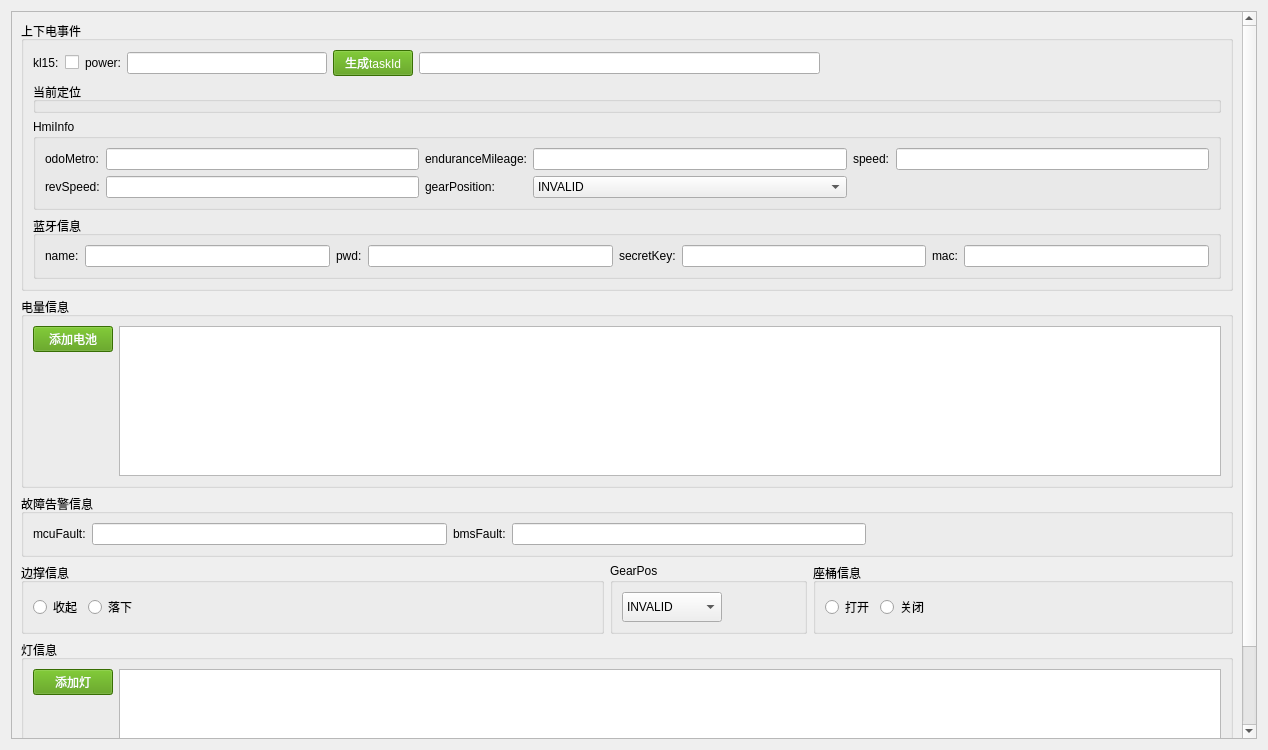
<?xml version="1.0" encoding="UTF-8"?>
<ui version="4.0">
 <class>EventForm</class>
 <widget class="QWidget" name="EventForm">
  <property name="geometry">
   <rect>
    <x>0</x>
    <y>0</y>
    <width>1268</width>
    <height>750</height>
   </rect>
  </property>
  <property name="minimumSize">
   <size>
    <width>0</width>
    <height>700</height>
   </size>
  </property>
  <property name="windowTitle">
   <string>Form</string>
  </property>
  <property name="styleSheet">
   <string notr="true">QPushButton#pushButton_addBattery,#pushButton_addLamp,#pushButton_taskId{
	background-color: rgb(78, 154, 6);
color:white;
}</string>
  </property>
  <layout class="QVBoxLayout" name="verticalLayout_3">
   <item>
    <widget class="QScrollArea" name="scrollArea">
     <property name="widgetResizable">
      <bool>true</bool>
     </property>
     <widget class="QWidget" name="scrollAreaWidgetContents">
      <property name="geometry">
       <rect>
        <x>0</x>
        <y>0</y>
        <width>1234</width>
        <height>870</height>
       </rect>
      </property>
      <layout class="QVBoxLayout" name="verticalLayout_6">
       <item>
        <widget class="QGroupBox" name="groupBox_engineOnOff">
         <property name="title">
          <string>上下电事件</string>
         </property>
         <layout class="QVBoxLayout" name="verticalLayout_4">
          <item>
           <layout class="QHBoxLayout" name="horizontalLayout_4">
            <item>
             <widget class="QLabel" name="label_17">
              <property name="text">
               <string>kl15:</string>
              </property>
             </widget>
            </item>
            <item>
             <widget class="QCheckBox" name="checkBox_kl15">
              <property name="text">
               <string/>
              </property>
             </widget>
            </item>
            <item>
             <widget class="QLabel" name="label_18">
              <property name="text">
               <string>power:</string>
              </property>
             </widget>
            </item>
            <item>
             <widget class="QLineEdit" name="lineEdit_power">
              <property name="minimumSize">
               <size>
                <width>200</width>
                <height>0</height>
               </size>
              </property>
              <property name="maximumSize">
               <size>
                <width>200</width>
                <height>16777215</height>
               </size>
              </property>
             </widget>
            </item>
            <item>
             <widget class="QPushButton" name="pushButton_taskId">
              <property name="text">
               <string>生成taskId</string>
              </property>
             </widget>
            </item>
            <item>
             <widget class="QLineEdit" name="lineEdit_taskId"/>
            </item>
            <item>
             <spacer name="horizontalSpacer_2">
              <property name="orientation">
               <enum>Qt::Horizontal</enum>
              </property>
              <property name="sizeHint" stdset="0">
               <size>
                <width>40</width>
                <height>20</height>
               </size>
              </property>
             </spacer>
            </item>
           </layout>
          </item>
          <item>
           <widget class="QGroupBox" name="groupBox_5">
            <property name="title">
             <string>当前定位</string>
            </property>
            <layout class="QVBoxLayout" name="verticalLayout">
             <property name="spacing">
              <number>0</number>
             </property>
             <property name="leftMargin">
              <number>0</number>
             </property>
             <property name="topMargin">
              <number>0</number>
             </property>
             <property name="rightMargin">
              <number>0</number>
             </property>
             <property name="bottomMargin">
              <number>0</number>
             </property>
             <item>
              <layout class="QHBoxLayout" name="layout_location"/>
             </item>
            </layout>
           </widget>
          </item>
          <item>
           <widget class="QGroupBox" name="groupBox_">
            <property name="title">
             <string>HmiInfo</string>
            </property>
            <layout class="QVBoxLayout" name="verticalLayout_2">
             <item>
              <layout class="QGridLayout" name="gridLayout_2">
               <item row="0" column="5">
                <widget class="QLineEdit" name="lineEdit_speed"/>
               </item>
               <item row="0" column="1">
                <widget class="QLineEdit" name="lineEdit_odoMetro"/>
               </item>
               <item row="0" column="3">
                <widget class="QLineEdit" name="lineEdit_enduranceMile"/>
               </item>
               <item row="0" column="2">
                <widget class="QLabel" name="label_13">
                 <property name="text">
                  <string>enduranceMileage:</string>
                 </property>
                </widget>
               </item>
               <item row="0" column="0">
                <widget class="QLabel" name="label_12">
                 <property name="text">
                  <string>odoMetro:</string>
                 </property>
                </widget>
               </item>
               <item row="0" column="4">
                <widget class="QLabel" name="label_15">
                 <property name="text">
                  <string>speed:</string>
                 </property>
                </widget>
               </item>
               <item row="1" column="0">
                <widget class="QLabel" name="label_14">
                 <property name="text">
                  <string>revSpeed:</string>
                 </property>
                </widget>
               </item>
               <item row="1" column="1">
                <widget class="QLineEdit" name="lineEdit_revSpeed"/>
               </item>
               <item row="1" column="2">
                <widget class="QLabel" name="label_16">
                 <property name="text">
                  <string>gearPosition:</string>
                 </property>
                </widget>
               </item>
               <item row="1" column="3">
                <widget class="QComboBox" name="comboBox_gear">
                 <item>
                  <property name="text">
                   <string>INVALID</string>
                  </property>
                 </item>
                 <item>
                  <property name="text">
                   <string>GEAR_0</string>
                  </property>
                 </item>
                 <item>
                  <property name="text">
                   <string>GEAR_1</string>
                  </property>
                 </item>
                 <item>
                  <property name="text">
                   <string>GEAR_2</string>
                  </property>
                 </item>
                 <item>
                  <property name="text">
                   <string>GEAR_3</string>
                  </property>
                 </item>
                 <item>
                  <property name="text">
                   <string>GEAR_P</string>
                  </property>
                 </item>
                 <item>
                  <property name="text">
                   <string>GEAR_R</string>
                  </property>
                 </item>
                 <item>
                  <property name="text">
                   <string>GEAR_D</string>
                  </property>
                 </item>
                 <item>
                  <property name="text">
                   <string>GEAR_F</string>
                  </property>
                 </item>
                 <item>
                  <property name="text">
                   <string>GEAR_N</string>
                  </property>
                 </item>
                </widget>
               </item>
              </layout>
             </item>
            </layout>
           </widget>
          </item>
          <item>
           <widget class="QGroupBox" name="groupBox_2">
            <property name="title">
             <string>蓝牙信息</string>
            </property>
            <layout class="QHBoxLayout" name="horizontalLayout">
             <item>
              <widget class="QLabel" name="label">
               <property name="text">
                <string>name:</string>
               </property>
              </widget>
             </item>
             <item>
              <widget class="QLineEdit" name="lineEdit_blueToothName"/>
             </item>
             <item>
              <widget class="QLabel" name="label_2">
               <property name="text">
                <string>pwd:</string>
               </property>
              </widget>
             </item>
             <item>
              <widget class="QLineEdit" name="lineEdit_blueToothPwd"/>
             </item>
             <item>
              <widget class="QLabel" name="label_3">
               <property name="text">
                <string>secretKey:</string>
               </property>
              </widget>
             </item>
             <item>
              <widget class="QLineEdit" name="lineEdit_blueToothSecretKey"/>
             </item>
             <item>
              <widget class="QLabel" name="label_4">
               <property name="text">
                <string>mac:</string>
               </property>
              </widget>
             </item>
             <item>
              <widget class="QLineEdit" name="lineEdit_blueToothMac"/>
             </item>
            </layout>
           </widget>
          </item>
         </layout>
        </widget>
       </item>
       <item>
        <widget class="QGroupBox" name="groupBox_bmsInfo">
         <property name="title">
          <string>电量信息</string>
         </property>
         <layout class="QHBoxLayout" name="horizontalLayout_2">
          <item>
           <layout class="QVBoxLayout" name="verticalLayout_5">
            <item>
             <widget class="QPushButton" name="pushButton_addBattery">
              <property name="text">
               <string>添加电池</string>
              </property>
             </widget>
            </item>
            <item>
             <spacer name="verticalSpacer_2">
              <property name="orientation">
               <enum>Qt::Vertical</enum>
              </property>
              <property name="sizeHint" stdset="0">
               <size>
                <width>20</width>
                <height>40</height>
               </size>
              </property>
             </spacer>
            </item>
           </layout>
          </item>
          <item>
           <widget class="QListWidget" name="listWidget_battery">
            <property name="minimumSize">
             <size>
              <width>0</width>
              <height>150</height>
             </size>
            </property>
           </widget>
          </item>
         </layout>
        </widget>
       </item>
       <item>
        <widget class="QGroupBox" name="groupBox_fault">
         <property name="title">
          <string>故障告警信息</string>
         </property>
         <layout class="QHBoxLayout" name="horizontalLayout_3">
          <item>
           <widget class="QLabel" name="label_10">
            <property name="text">
             <string>mcuFault:</string>
            </property>
           </widget>
          </item>
          <item>
           <widget class="QLineEdit" name="lineEdit_mcuFault"/>
          </item>
          <item>
           <widget class="QLabel" name="label_11">
            <property name="text">
             <string>bmsFault:</string>
            </property>
           </widget>
          </item>
          <item>
           <widget class="QLineEdit" name="lineEdit_bmsFault"/>
          </item>
          <item>
           <spacer name="horizontalSpacer">
            <property name="orientation">
             <enum>Qt::Horizontal</enum>
            </property>
            <property name="sizeHint" stdset="0">
             <size>
              <width>40</width>
              <height>20</height>
             </size>
            </property>
           </spacer>
          </item>
         </layout>
        </widget>
       </item>
       <item>
        <layout class="QHBoxLayout" name="horizontalLayout_8">
         <item>
          <widget class="QGroupBox" name="groupBox_sidestand">
           <property name="title">
            <string>边撑信息</string>
           </property>
           <layout class="QHBoxLayout" name="horizontalLayout_5">
            <item>
             <widget class="QRadioButton" name="radioButton_raise">
              <property name="text">
               <string>收起</string>
              </property>
             </widget>
            </item>
            <item>
             <widget class="QRadioButton" name="radioButton_lower">
              <property name="text">
               <string>落下</string>
              </property>
             </widget>
            </item>
            <item>
             <spacer name="horizontalSpacer_3">
              <property name="orientation">
               <enum>Qt::Horizontal</enum>
              </property>
              <property name="sizeHint" stdset="0">
               <size>
                <width>455</width>
                <height>14</height>
               </size>
              </property>
             </spacer>
            </item>
           </layout>
          </widget>
         </item>
         <item>
          <widget class="QGroupBox" name="groupBox_gear">
           <property name="minimumSize">
            <size>
             <width>100</width>
             <height>0</height>
            </size>
           </property>
           <property name="title">
            <string>GearPos</string>
           </property>
           <layout class="QHBoxLayout" name="horizontalLayout_9">
            <item>
             <widget class="QComboBox" name="comboBox_gear_single">
              <property name="minimumSize">
               <size>
                <width>100</width>
                <height>30</height>
               </size>
              </property>
              <item>
               <property name="text">
                <string>INVALID</string>
               </property>
              </item>
              <item>
               <property name="text">
                <string>GEAR_0</string>
               </property>
              </item>
              <item>
               <property name="text">
                <string>GEAR_1</string>
               </property>
              </item>
              <item>
               <property name="text">
                <string>GEAR_2</string>
               </property>
              </item>
              <item>
               <property name="text">
                <string>GEAR_3</string>
               </property>
              </item>
              <item>
               <property name="text">
                <string>GEAR_P</string>
               </property>
              </item>
              <item>
               <property name="text">
                <string>GEAR_R</string>
               </property>
              </item>
              <item>
               <property name="text">
                <string>GEAR_D</string>
               </property>
              </item>
              <item>
               <property name="text">
                <string>GEAR_F</string>
               </property>
              </item>
              <item>
               <property name="text">
                <string>GEAR_N</string>
               </property>
              </item>
             </widget>
            </item>
            <item>
             <spacer name="horizontalSpacer_5">
              <property name="orientation">
               <enum>Qt::Horizontal</enum>
              </property>
              <property name="sizeHint" stdset="0">
               <size>
                <width>40</width>
                <height>20</height>
               </size>
              </property>
             </spacer>
            </item>
           </layout>
          </widget>
         </item>
         <item>
          <widget class="QGroupBox" name="groupBox_seatBucket">
           <property name="title">
            <string>座桶信息</string>
           </property>
           <layout class="QHBoxLayout" name="horizontalLayout_6">
            <item>
             <widget class="QRadioButton" name="radioButton_open">
              <property name="text">
               <string>打开</string>
              </property>
             </widget>
            </item>
            <item>
             <widget class="QRadioButton" name="radioButton_close">
              <property name="text">
               <string>关闭</string>
              </property>
             </widget>
            </item>
            <item>
             <spacer name="horizontalSpacer_4">
              <property name="orientation">
               <enum>Qt::Horizontal</enum>
              </property>
              <property name="sizeHint" stdset="0">
               <size>
                <width>292</width>
                <height>14</height>
               </size>
              </property>
             </spacer>
            </item>
           </layout>
          </widget>
         </item>
        </layout>
       </item>
       <item>
        <widget class="QGroupBox" name="groupBox_lamp">
         <property name="minimumSize">
          <size>
           <width>0</width>
           <height>180</height>
          </size>
         </property>
         <property name="title">
          <string>灯信息</string>
         </property>
         <layout class="QHBoxLayout" name="horizontalLayout_7">
          <item>
           <layout class="QVBoxLayout" name="verticalLayout_7">
            <item>
             <widget class="QPushButton" name="pushButton_addLamp">
              <property name="text">
               <string>添加灯</string>
              </property>
             </widget>
            </item>
            <item>
             <spacer name="verticalSpacer_3">
              <property name="orientation">
               <enum>Qt::Vertical</enum>
              </property>
              <property name="sizeHint" stdset="0">
               <size>
                <width>20</width>
                <height>40</height>
               </size>
              </property>
             </spacer>
            </item>
           </layout>
          </item>
          <item>
           <widget class="QListWidget" name="listWidget_lamp"/>
          </item>
         </layout>
        </widget>
       </item>
       <item>
        <spacer name="verticalSpacer">
         <property name="orientation">
          <enum>Qt::Vertical</enum>
         </property>
         <property name="sizeHint" stdset="0">
          <size>
           <width>20</width>
           <height>15</height>
          </size>
         </property>
        </spacer>
       </item>
      </layout>
     </widget>
    </widget>
   </item>
  </layout>
 </widget>
 <resources/>
 <connections/>
</ui>
